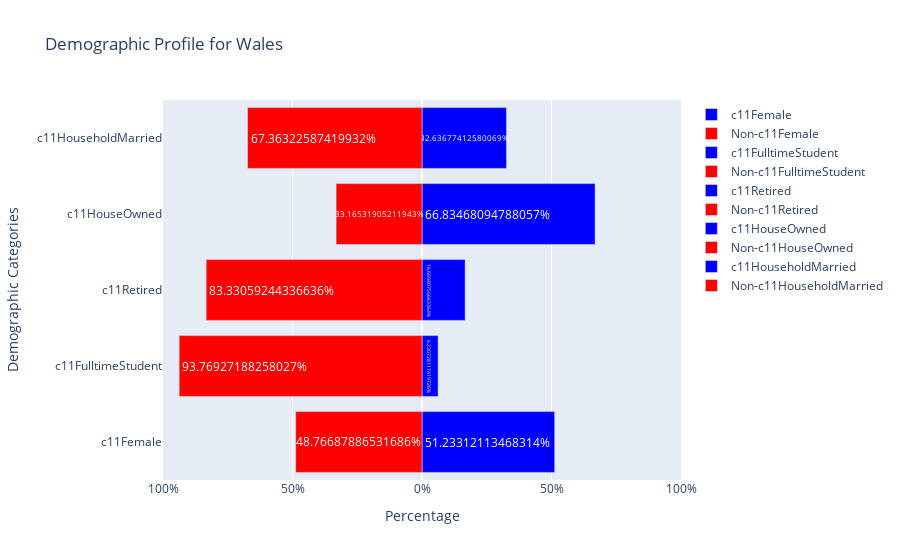

Notebook cell for this chart:
### Code cell
import pandas as pd
import plotly.graph_objects as go

# Load the dataset
file_path = '/Users/miriam/Documents/GitHub/dsa_hw4/uk_data_202405051509.csv'
df = pd.read_csv(file_path)

# Example region to visualize
selected_region = 'Wales'  # Replace with an actual region name from your dataset

# Check if the selected region exists in the data
if selected_region not in df['region'].values:
    print(f"No data available for {selected_region}")
else:
    region_data = df[df['region'] == selected_region].iloc[0]

    # Assume the last 6 columns are demographic data
    demographic_columns = df.columns[-5:]

    # Create a figure
    fig = go.Figure()

    for col in demographic_columns:
        value = region_data[col]
        complement = 100 - value  # Calculate the complement for each category

        # Adding the demographic data as a positive bar
        fig.add_trace(go.Bar(
            y=[col],
            x=[value],
            orientation='h',
            name=col,
            text=str(value) + '%',  # Optionally add % sign
            textposition='inside',
            insidetextanchor='start',  # Text inside at start of the bar
            marker=dict(color='blue')
        ))

        # Adding the complementary demographic data as a negative bar
        fig.add_trace(go.Bar(
            y=[col],
            x=[-complement],
            orientation='h',
            name='Non-' + col,
            text=str(complement) + '%',  # Optionally add % sign
            textposition='inside',
            insidetextanchor='end',  # Text inside at end of the bar
            marker=dict(color='red')
        ))

    # Update the layout to suit the population pyramid style
    fig.update_layout(
        title=f'Demographic Profile for {selected_region}',
        barmode='overlay',  # Overlaid bars to show both directions from the center
        xaxis=dict(
            title='Percentage',
            range=[-100, 100],  # Set the range from -100 to 100 for symmetry
            tickvals=[-100, -50, 0, 50, 100],
            ticktext=['100%', '50%', '0%', '50%', '100%']  # Customize tick marks to show positive numbers
        ),
        yaxis=dict(title='Demographic Categories')
    )

    # Display the plot
    fig.show()

### Figure 1 — Plotly figure (JSON) as saved in the notebook; plotly's stock layout.template omitted (floating-point values rounded to 4 significant figures)
{"data": [{"insidetextanchor": "start", "marker": {"color": "blue"}, "name": "c11Female", "orientation": "h", "text": "51.23312113468314%", "textposition": "inside", "type": "bar", "x": [51.23], "y": ["c11Female"]}, {"insidetextanchor": "end", "marker": {"color": "red"}, "name": "Non-c11Female", "orientation": "h", "text": "48.76687886531686%", "textposition": "inside", "type": "bar", "x": [-48.77], "y": ["c11Female"]}, {"insidetextanchor": "start", "marker": {"color": "blue"}, "name": "c11FulltimeStudent", "orientation": "h", "text": "6.230728117419726%", "textposition": "inside", "type": "bar", "x": [6.231], "y": ["c11FulltimeStudent"]}, {"insidetextanchor": "end", "marker": {"color": "red"}, "name": "Non-c11FulltimeStudent", "orientation": "h", "text": "93.76927188258027%", "textposition": "inside", "type": "bar", "x": [-93.77], "y": ["c11FulltimeStudent"]}, {"insidetextanchor": "start", "marker": {"color": "blue"}, "name": "c11Retired", "orientation": "h", "text": "16.66940755663364%", "textposition": "inside", "type": "bar", "x": [16.67], "y": ["c11Retired"]}, {"insidetextanchor": "end", "marker": {"color": "red"}, "name": "Non-c11Retired", "orientation": "h", "text": "83.33059244336636%", "textposition": "inside", "type": "bar", "x": [-83.33], "y": ["c11Retired"]}, {"insidetextanchor": "start", "marker": {"color": "blue"}, "name": "c11HouseOwned", "orientation": "h", "text": "66.83468094788057%", "textposition": "inside", "type": "bar", "x": [66.83], "y": ["c11HouseOwned"]}, {"insidetextanchor": "end", "marker": {"color": "red"}, "name": "Non-c11HouseOwned", "orientation": "h", "text": "33.16531905211943%", "textposition": "inside", "type": "bar", "x": [-33.17], "y": ["c11HouseOwned"]}, {"insidetextanchor": "start", "marker": {"color": "blue"}, "name": "c11HouseholdMarried", "orientation": "h", "text": "32.63677412580069%", "textposition": "inside", "type": "bar", "x": [32.64], "y": ["c11HouseholdMarried"]}, {"insidetextanchor": "end", "marker": {"color": "red"}, "name": "Non-c11HouseholdMarried", "orientation": "h", "text": "67.36322587419932%", "textposition": "inside", "type": "bar", "x": [-67.36], "y": ["c11HouseholdMarried"]}], "layout": {"barmode": "overlay", "title": {"text": "Demographic Profile for Wales"}, "xaxis": {"range": [-100, 100], "ticktext": ["100%", "50%", "0%", "50%", "100%"], "tickvals": [-100, -50, 0, 50, 100], "title": {"text": "Percentage"}}, "yaxis": {"title": {"text": "Demographic Categories"}}}}
